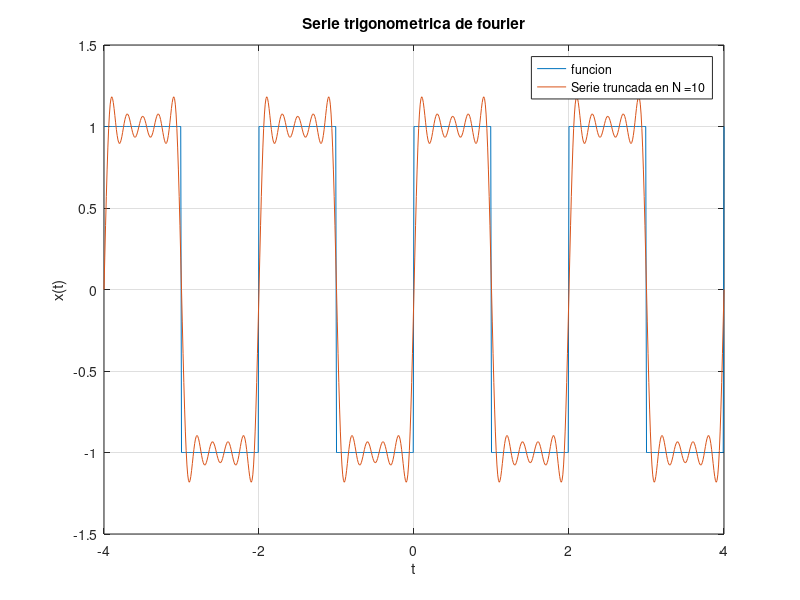

The MATLAB source for this figure:
pkg load signal;

function X = stf(t, T, N, x, w0)
  a0 = (1 / T) * integral(@(a) x(a), -T / 2, T / 2);     % Encontrar el primer coeficiente                                      
  X = a0;                                                % Se agrega el primer termino a la serie
  for k = 1:N
    ak = (2 / T) * integral(@(a) x(a) .* cos(k*w0*a), -T / 2, T / 2);   % El k-esimo coeficiente a de la serie
    bk = (2 / T) * integral(@(b) x(b) .* sin(k*w0*b), -T / 2, T / 2);   % El k-esimo coeficiente b de la serie
    X += ak * cos(k*w0*t) + bk * sin(k*w0*t);                           % Se agrega el k-esimo termino a la serie
  endfor
endfunction

N = 10;                   % Truncado en k = N
Fs = 100;                  % Frecuencia de muestreo
T = 2;                     % Periodo
w = 2 * pi / T;            % Frecuencia angular
l = 4;                     % Limites
t = -l:1/Fs:l;             % Dominio
A = 1;                     % Amplitud
x = @(t) A * square(w*t);  % Funcion periodica
X = stf(t, T, N, x, w);    % Serie trigonometrica de fourier

plot(t, x(t), t, X);
axis([-l l -A - A/2 A + A/2]);
title("Serie trigonometrica de fourier");
xlabel("t");
ylabel("x(t)");
legend('funcion', strcat('Serie truncada en N = ', num2str(N)));
grid;

